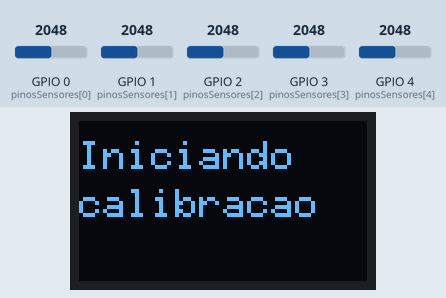
This sketch was run on a simulated ESP32-C3. Shown: 72×40 one-colour display. The inputs (shaded band) are chosen by the test bench; at power-on: GPIO 0 (pinosSensores[0]) = 2048, GPIO 1 (pinosSensores[1]) = 2048, GPIO 2 (pinosSensores[2]) = 2048, GPIO 3 (pinosSensores[3]) = 2048, GPIO 4 (pinosSensores[4]) = 2048. What the sketch prints to the serial monitor is not drawn.

Above: at 0.1 s.
At 2.1 s:
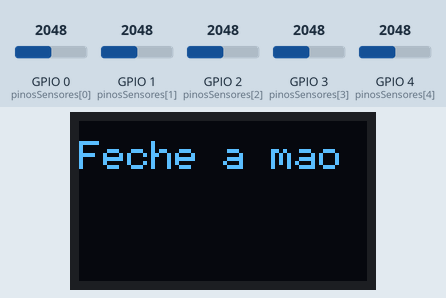
At 5.1 s:
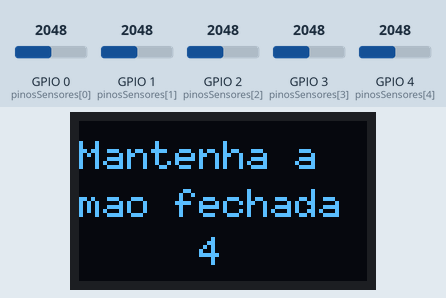
At 9.2 s:
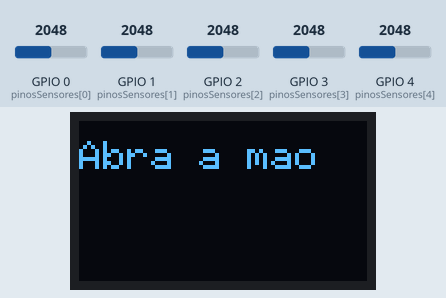
At 12.2 s:
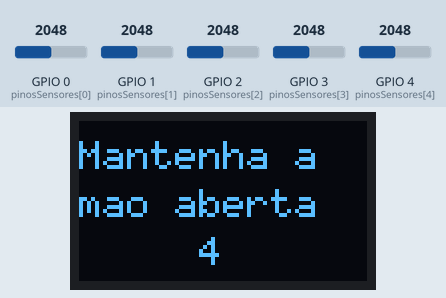
At 16.2 s:
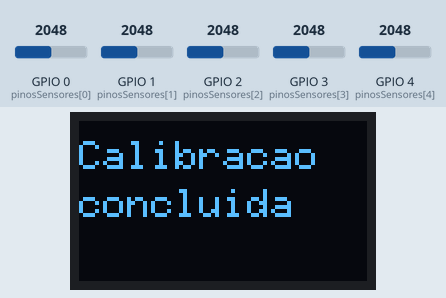

The sketch:

codigo_esp.ino
```cpp
#include <Arduino.h>
#include <U8g2lib.h>
#include <Wire.h>

// ===== I2C OLED =====
#define SDA_PIN 5
#define SCL_PIN 6

U8G2_SSD1306_72X40_ER_F_HW_I2C u8g2(U8G2_R0, U8X8_PIN_NONE);

// ===== SENSORES =====
const int pinosSensores[5] = {0, 1, 2, 3, 4}; // GPIOs ADC do ESP32
int valoresMaxLeitura[5] = {0,0,0,0,0};
int valoresMinLeitura[5] = {0,0,0,0,0};
int valorAtual[5];
int angulo[5];

void calibracao();

void setup() {
  Serial.begin(115200);

  // Inicia I2C
  Wire.begin(SDA_PIN, SCL_PIN);
  u8g2.begin();

  calibracao();
}

void loop() {

  for(int i = 0; i < 5; i++){
    valorAtual[i] = analogRead(pinosSensores[i]);

    angulo[i] = map(valorAtual[i],
                    valoresMinLeitura[i],
                    valoresMaxLeitura[i],
                    0, 180);

    angulo[i] = constrain(angulo[i], 0, 180);

    // opcional: mostrar no serial
    Serial.print("Sensor ");
    Serial.print(i);
    Serial.print(" -> Angulo: ");
    Serial.println(angulo[i]);
  }

  delay(20);
}

void calibracao(){

  // ===== INICIO =====
  u8g2.clearBuffer();
  u8g2.setFont(u8g2_font_6x10_tr);
  u8g2.drawStr(0,12,"Iniciando");
  u8g2.drawStr(0,24,"calibracao");
  u8g2.sendBuffer();
  delay(2000);

  // ===== MAO FECHADA =====
  u8g2.clearBuffer();
  u8g2.drawStr(0,12,"Feche a mao");
  u8g2.sendBuffer();
  delay(2000);

  for(int i = 5; i > 0; i--){
    u8g2.clearBuffer();

    u8g2.drawStr(0,12,"Mantenha a");
    u8g2.drawStr(0,24,"mao fechada");

    char contador[2];
    sprintf(contador, "%d", i);
    u8g2.drawStr(30,36,contador);

    u8g2.sendBuffer();
    delay(1000);

    for (int j = 0; j < 5; j++){
      valoresMaxLeitura[j] += analogRead(pinosSensores[j]);
    }
  }

  for (int j = 0; j < 5; j++){
    valoresMaxLeitura[j] /= 5;
  }

  // ===== MAO ABERTA =====
  u8g2.clearBuffer();
  u8g2.drawStr(0,12,"Abra a mao");
  u8g2.sendBuffer();
  delay(2000);

  for(int i = 5; i > 0; i--){
    u8g2.clearBuffer();
    u8g2.drawStr(0,12,"Mantenha a");
    u8g2.drawStr(0,24,"mao aberta");

    char contador[2];
    sprintf(contador, "%d", i);
    u8g2.drawStr(30,36,contador);

    u8g2.sendBuffer();
    delay(1000);

    for (int j = 0; j < 5; j++){
      valoresMinLeitura[j] += analogRead(pinosSensores[j]);
    }
  }

  for (int j = 0; j < 5; j++){
    valoresMinLeitura[j] /= 5;
  }

  // ===== FINAL =====
  u8g2.clearBuffer();
  u8g2.drawStr(0,12,"Calibracao");
  u8g2.drawStr(0,24,"concluida");
  u8g2.sendBuffer();
  delay(2000);
}
```

Measured:
- what the display in image 1 shows lasts 2.1 s, from 2.0 s to 4.1 s
- what the display in image 2 shows lasts 1.0 s, from 5.1 s to 6.1 s
